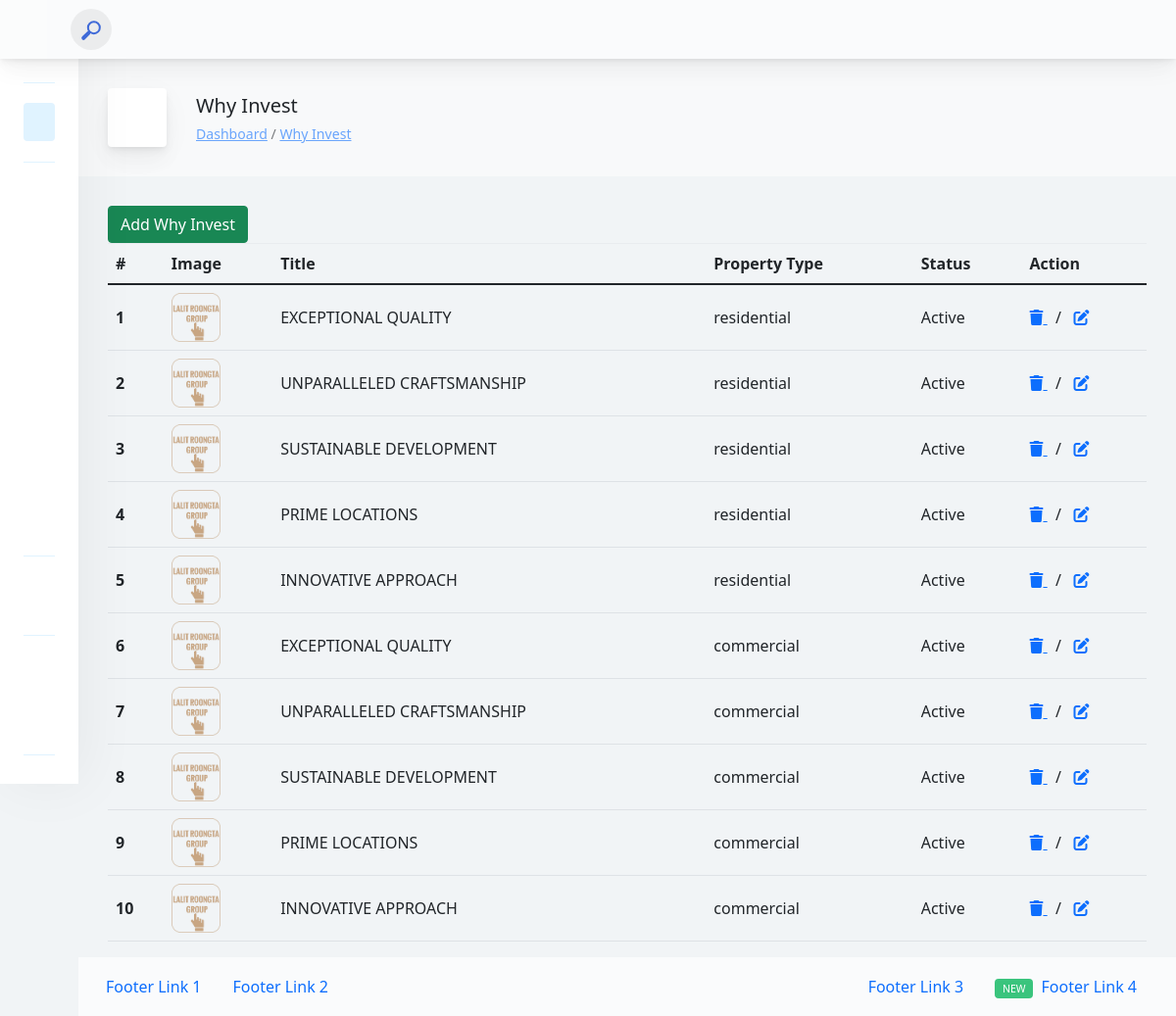
Screenshot of /admin/whyinvest.php (signed in) with the database file from the repository.
### tables this page shows
CREATE TABLE `whyinvest` (
  `id` int(11) NOT NULL,
  `image` text NOT NULL,
  `title` text NOT NULL,
  `status` text NOT NULL,
  `property_type` varchar(255) NOT NULL,
  `creation_on` datetime NOT NULL DEFAULT current_timestamp()
);

### admin/whyinvest.php (the view, shortened to what this page needs)
<?php
include 'header.php';
?>
<div class="app-main__inner">
    <div class="app-page-title">
        <div class="page-title-wrapper">
            <div class="page-title-heading">
                <div class="page-title-icon">
                    <i class="pe-7s-car icon-gradient bg-mean-fruit">
                    </i>
                </div>
                <div>
                    Why Invest
                    <div class="page-title-subheading">
                        <a href="index.php">Dashboard</a> /
                        <a href="whyinvest.php">Why Invest</a>
                    </div>
                </div>
            </div>
        </div>
    </div>
    <div>
        <div>
            <a href="whyinvest-add.php" class="btn btn-success">Add Why Invest</a>
        </div>
        <table class="table">
            <thead>
                <tr>
                <th scope="col">#</th>
                <th scope="col">Image</th>
                <th scope="col">Title</th>
                <th scope="col">Property Type</th>
                <th scope="col">Status</th>
                <th scope="col">Action</th>
                </tr>
            </thead>
            <tbody>
                <?php
                include 'includes/db_conn.php';
                    $sql = "SELECT * FROM `whyinvest`";
                    $result = mysqli_query($conn , $sql);
                    if(mysqli_num_rows($result) > 0) {
                        $serial_number = 1;
                    while ($row = mysqli_fetch_assoc($result)) {
                            ?>
                        <tr>
                            <th scope="row"><?php echo $serial_number++; ?></th>
                            <td><img src="<?php echo $row['image']; ?>" alt="Banner Image" style="width: 50px; height: 50px;"></td>
                            <td><?php echo $row['title']; ?></td>
                            <td><?php echo $row['property_type']; ?></td>
                            <td><?php echo $row['status']; ?></td>
                            <td>
                                <a href="#" data-id="<?php echo $row['id']; ?>" class="deleteBtn">
                                    <i class="fa-solid fa-trash"></i>
                                </a>
                                &nbsp; / &nbsp;
                                <a href="whyinvest-edit.php?id=<?php echo $row['id']; ?>"><i class="fa-solid fa-pen-to-square"></i></a>
                            </td>
                        </tr>
                    <?php
                    }
                    } else {
                        echo "<tr><td colspan='5'>No records found</td></tr>";
                    }
                ?>
            </tbody>
        </table>
    </div>
</div>
<?php
include 'footer.php';
?>

### admin/assets/css/style.css (style rules this page uses)
body { background-color: #f8f9fa; }

### rows the page displays
whyinvest: image (picture), title "EXCEPTIONAL QUALITY", property_type "residential", status "Active"
whyinvest: image (picture), title "UNPARALLELED CRAFTSMANSHIP", property_type "residential", status "Active"
whyinvest: image (picture), title "SUSTAINABLE DEVELOPMENT", property_type "residential", status "Active"
whyinvest: image (picture), title "PRIME LOCATIONS", property_type "residential", status "Active"
whyinvest: image (picture), title "INNOVATIVE APPROACH", property_type "residential", status "Active"
whyinvest: image (picture), title "EXCEPTIONAL QUALITY", property_type "commercial", status "Active"
whyinvest: image (picture), title "UNPARALLELED CRAFTSMANSHIP", property_type "commercial", status "Active"
whyinvest: image (picture), title "SUSTAINABLE DEVELOPMENT", property_type "commercial", status "Active"
whyinvest: image (picture), title "PRIME LOCATIONS", property_type "commercial", status "Active"
whyinvest: image (picture), title "INNOVATIVE APPROACH", property_type "commercial", status "Active"
